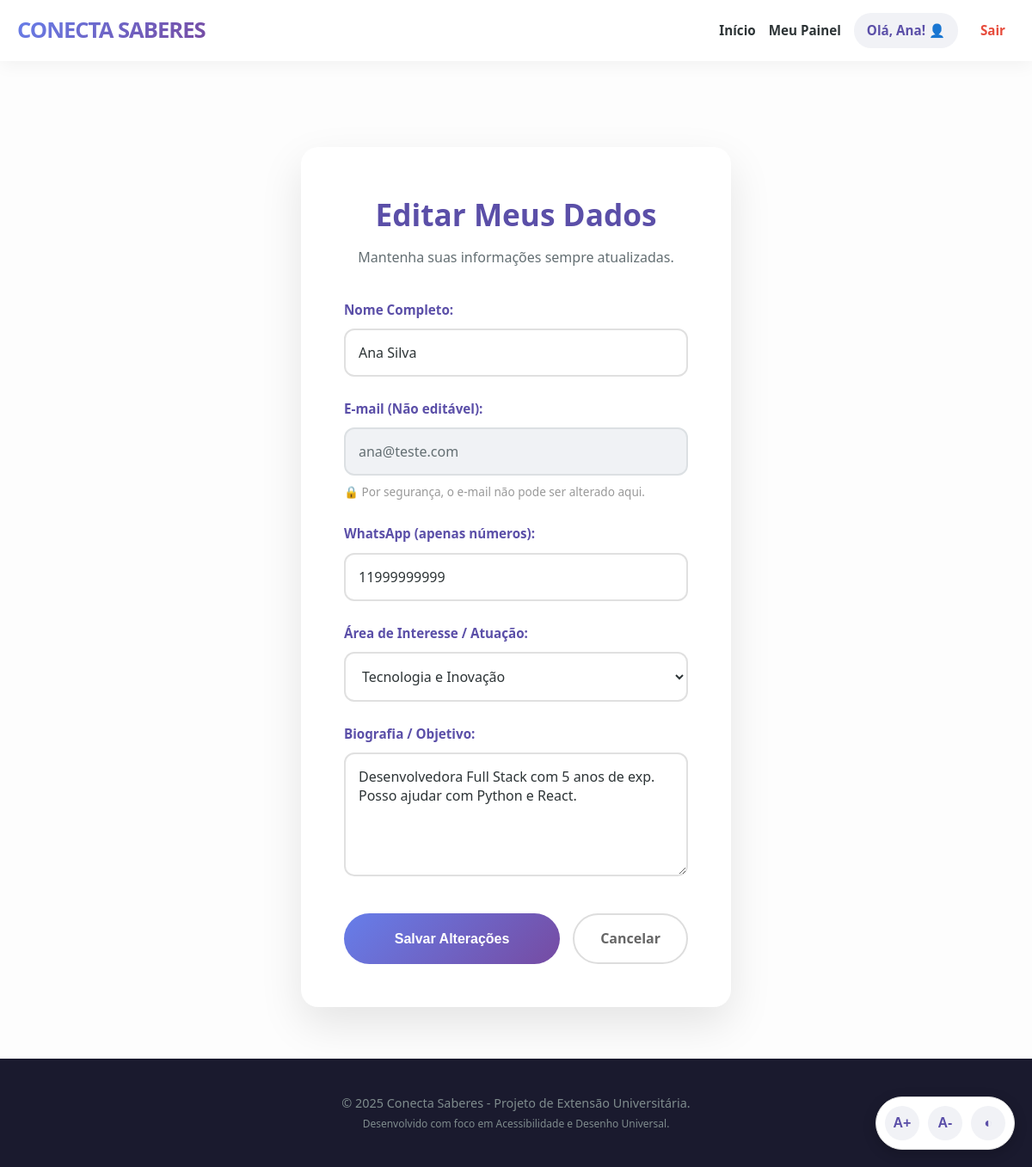
The app's page /editar_perfil (signed in) with its own data.
### tables this page shows
CREATE TABLE usuarios (
            id INTEGER PRIMARY KEY AUTOINCREMENT,
            nome TEXT NOT NULL,
            email TEXT UNIQUE NOT NULL,
            senha TEXT NOT NULL,
            tipo TEXT NOT NULL,
            whatsapp TEXT,
            area TEXT,
            bio TEXT
        );

### app.py (the view, shortened to what this page needs)
@app.route('/editar_perfil', methods=['GET', 'POST'])
def editar_perfil():
    if 'user_id' not in session:
        return redirect(url_for('login'))
    conn = get_db()
    usuario = conn.execute('SELECT * FROM usuarios WHERE id = ?', (session['user_id'],)).fetchone()
    conn.close()
    return render_template('editar_perfil.html', usuario=usuario)

### app.py (called while the page is built)
def get_db():
    conn = sqlite3.connect(DB_NAME)
    conn.row_factory = sqlite3.Row # Permite acessar colunas pelo nome (ex: usuario['email'])
    return conn

### templates/editar_perfil.html (shortened to what this page needs)
{% extends 'base.html' %}
{% block content %}
<div class="container-form">
    <div style="text-align: center; margin-bottom: 35px;">
        <h2 class="titulo-secao" style="margin-bottom: 10px;">Editar Meus Dados</h2>
        <p style="color: var(--text-light);">Mantenha suas informações sempre atualizadas.</p>
    </div>
    <form method="POST" action="{{ url_for('editar_perfil') }}">
        <div class="form-group">
            <label for="nome">Nome Completo:</label>
            <input type="text" id="nome" name="nome" value="{{ usuario['nome'] }}" required placeholder="Seu nome completo">
        </div>
        <div class="form-group">
            <label for="email">E-mail (Não editável):</label>
            <input type="email" value="{{ usuario['email'] }}" disabled>
            <small style="display: block; margin-top: 8px; color: #999; font-size: 0.85rem;">
                🔒 Por segurança, o e-mail não pode ser alterado aqui.
            </small>
        </div>
        <div class="form-group">
            <label for="whatsapp">WhatsApp (apenas números):</label>
            <input type="tel" id="whatsapp" name="whatsapp" value="{{ usuario['whatsapp'] }}" required pattern="[0-9]+" placeholder="Ex: 11999999999">
        </div>
        <div class="form-group">
            <label for="area">Área de Interesse / Atuação:</label>
            <select id="area" name="area" required>
                <option value="Tecnologia" {% if usuario['area'] == 'Tecnologia' %}selected{% endif %}>Tecnologia e Inovação</option>
            </select>
        </div>
        <div class="form-group">
            <label for="bio">Biografia / Objetivo:</label>
            <textarea id="bio" name="bio" rows="5" required placeholder="Conte um pouco sobre sua trajetória...">{{ usuario['bio'] }}</textarea>
        </div>
        <div class="form-buttons-container">
            <button type="submit" class="btn-submit">Salvar Alterações</button>
            <a href="{{ url_for('perfil') }}" class="btn-cancel">Cancelar</a>
        </div>
    </form>
</div>
{% endblock %}

### static/css/style.css (style rules this page uses)
:root { --gradient-primary: linear-gradient(135deg, #667eea 0%, #764ba2 100%); --gradient-accent: linear-gradient(135deg, #ff9966 0%, #ff5e62 100%); --primary-solid: #5b4fa8; --text-dark: #2d3436; --text-light: #636e72; --bg-body: #fdfdfd; --white: #ffffff; --card-border: #f0f0f0; --tag-bg: #e0f7fa; --tag-text: #006064; }
* { box-sizing: border-box; margin: 0; padding: 0; }
body { font-family: 'Segoe UI', 'Roboto', Helvetica, Arial, sans-serif; line-height: 1.6; background-color: var(--bg-body); color: var(--text-dark); display: flex; flex-direction: column; min-height: 100vh; }
a { text-decoration: none; transition: all 0.3s ease; }
.titulo-secao { text-align: center; font-size: 2.2rem; color: var(--primary-solid); margin-bottom: 50px; font-weight: 800; }
.container-form { max-width: 500px; margin: 60px auto; background: var(--white); padding: 50px; border-radius: 20px; box-shadow: 0 20px 50px rgba(0,0,0,0.1); }
.form-group { margin-bottom: 25px; }
.form-group label { display: block; margin-bottom: 10px; font-weight: 700; color: var(--primary-solid); font-size: 0.95rem; }
.form-group input, .form-group select, .form-group textarea { width: 100%; border: 2px solid #e0e0e0; border-radius: 12px; padding: 15px; background: var(--white); font-size: 1rem; color: var(--text-dark); font-family: inherit; transition: all 0.3s ease; }
.form-group input:disabled { background-color: #f0f2f5; color: #636e72; border-color: #dce0e3; cursor: not-allowed; }
.form-group textarea { resize: vertical; min-height: 120px; }
.form-buttons-container { display: flex; gap: 15px; margin-top: 35px; }
.btn-submit { width: 100%; background: var(--gradient-primary); border: none; padding: 15px; border-radius: 50px; color: white; font-weight: bold; font-size: 1rem; cursor: pointer; transition: transform 0.2s, box-shadow 0.2s; }
.btn-cancel { background: white; border: 2px solid #ddd; padding: 15px 30px; border-radius: 50px; color: #666; font-weight: bold; text-align: center; text-decoration: none; transition: all 0.2s; display: flex; align-items: center; justify-content: center; }

### records on screen
usuarios: nome "Ana Silva", email "ana@teste.com", whatsapp "11999999999", area "Tecnologia e Inovação", bio "Desenvolvedora Full Stack com 5 anos de exp. Posso ajudar com Python e React."

### other values on screen
{{ session.get('user_nome').split()[0] }} "Ana"
